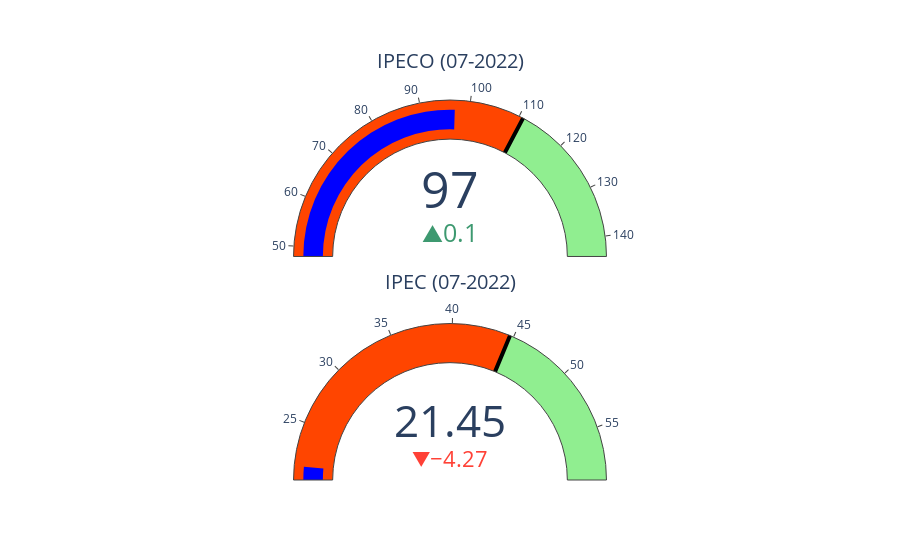

Write notebook code for a chart like this one.
### Code cell
consumidores = go.Figure()

consumidores.add_trace(go.Indicator(
    mode = "gauge+number+delta",
    delta = {'reference': ipeco[-2]},
    value = ipeco[-1],
    title = {'text': "IPECO (" + ipeco.index.strftime('%m-%Y')[-1] + ")"},
    gauge = {
        'axis': {'range': [ipeco.min(), ipeco.max()]},
        'bar': {'color': 'blue'},
        'steps': [
            {'range': [ipeco.min(), ipeco.median()], 'color': 'orangered'},
            {'range': [ipeco.median(), ipeco.max()], 'color': 'lightgreen'}],
        'threshold': {'line': {'color': "black", 'width': 4}, 'thickness': 1, 'value': ipeco.median()}       
    },
    domain = {'row': 0, 'column': 0}
    ))

consumidores.add_trace(go.Indicator(
    mode = "gauge+number+delta",
    delta = {'reference': ipec[-2]},
    value = ipec[-1],
    title = {'text': "IPEC (" + ipec.index.strftime('%m-%Y')[-1] + ")"},
    gauge = {
        'axis': {'range': [ipec.min(), ipec.max()]},
        'bar': {'color': 'blue'},
        'steps': [
            {'range': [ipec.min(), ipec.median()], 'color': 'orangered'},
            {'range': [ipec.median(), ipec.max()], 'color': 'lightgreen'}],
        'threshold': {'line': {'color': "black", 'width': 4}, 'thickness': 1, 'value': ipec.median()}       
    },
    domain = {'row': 1, 'column': 0}
    ))

consumidores.update_layout(
    grid = {'rows': 2, 'columns': 1, 'pattern': "independent"},
    template = {'data' : {'indicator': [{
        'title': {'text': "Speed"},
        'mode' : "number+delta+gauge",
        'delta' : {'reference': 90}}]
                         }})

consumidores.show()

### Figure 1 — Plotly figure (JSON) as saved in the notebook; plotly's stock layout.template omitted (floating-point values rounded to 4 significant figures)
{"data": [{"delta": {"reference": 96.91}, "domain": {"column": 0, "row": 0}, "gauge": {"axis": {"range": [47.98, 144.0]}, "bar": {"color": "blue"}, "steps": [{"color": "orangered", "range": [47.98, 110.8]}, {"color": "lightgreen", "range": [110.8, 144.0]}], "threshold": {"line": {"color": "black", "width": 4}, "thickness": 1, "value": 110.8}}, "mode": "gauge+number+delta", "title": {"text": "IPECO (07-2022)"}, "type": "indicator", "value": 96.99}, {"delta": {"reference": 25.72}, "domain": {"column": 0, "row": 1}, "gauge": {"axis": {"range": [20.32, 59.3]}, "bar": {"color": "blue"}, "steps": [{"color": "orangered", "range": [20.32, 44.7]}, {"color": "lightgreen", "range": [44.7, 59.3]}], "threshold": {"line": {"color": "black", "width": 4}, "thickness": 1, "value": 44.7}}, "mode": "gauge+number+delta", "title": {"text": "IPEC (07-2022)"}, "type": "indicator", "value": 21.45}], "layout": {"grid": {"columns": 1, "pattern": "independent", "rows": 2}}}
